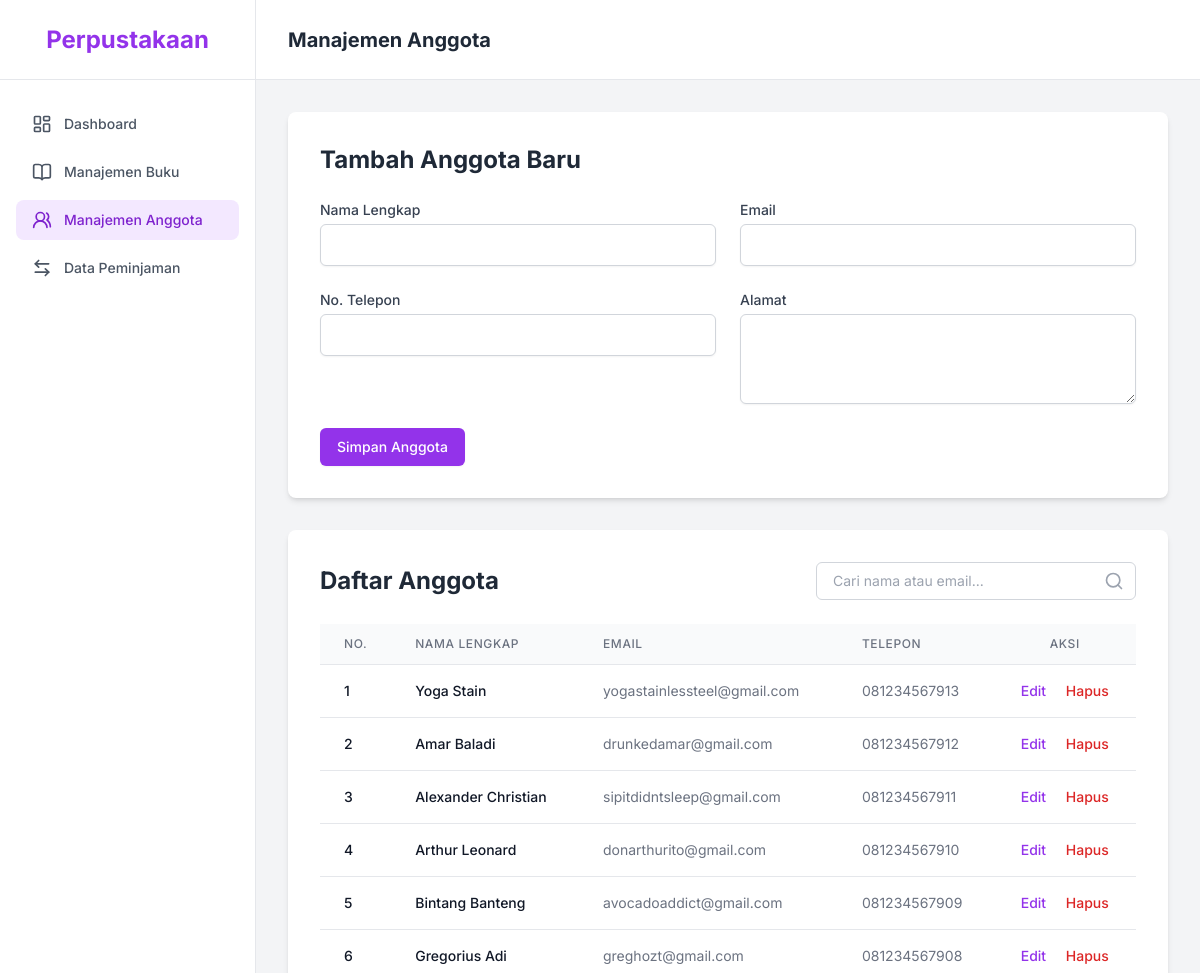
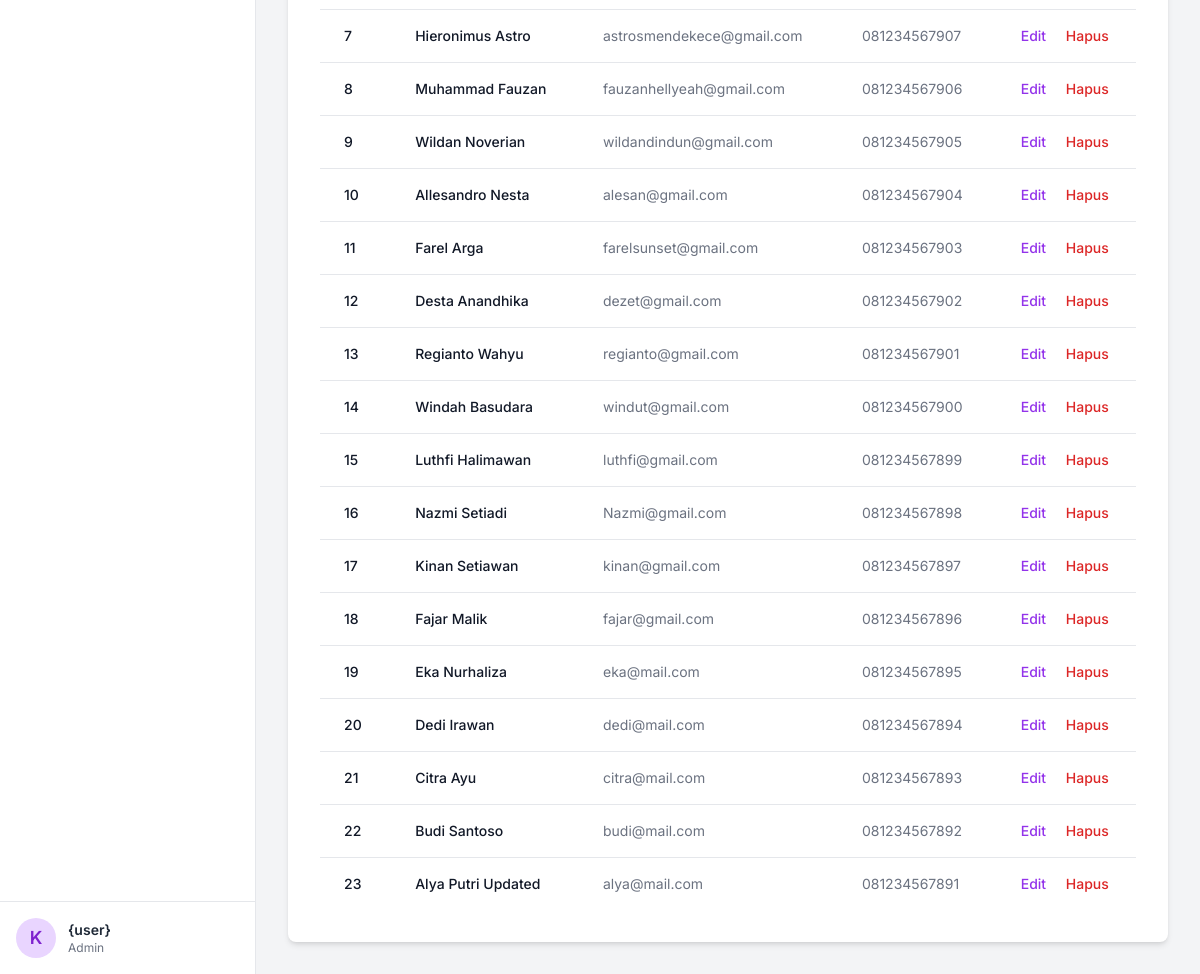
/index.php?page=anggota, run on the app's committed database (2 pictures, top to bottom).
### tables this page shows
CREATE TABLE `members` (
  `id` int(11) NOT NULL,
  `full_name` varchar(255) DEFAULT NULL,
  `email` varchar(100) DEFAULT NULL,
  `phone` varchar(20) DEFAULT NULL,
  `address` text DEFAULT NULL
);

### pages/anggota.php (the view, shortened to what this page needs)
<?php
$full_name = '';
$email = '';
$phone = '';
$address = '';
$is_edit = false;
$search_keyword = isset($_GET['search']) ? mysqli_real_escape_string($koneksi, $_GET['search']) : '';
$page_num = isset($_GET['p']) ? (int)$_GET['p'] : 1;
$limit = 100;
$offset = ($page_num - 1) * $limit;
$where_clause = "";
$data_query = "SELECT * FROM members $where_clause ORDER BY id DESC LIMIT $limit OFFSET $offset";
$result = mysqli_query($koneksi, $data_query);
?>
<div class="bg-white p-8 rounded-lg shadow-md mb-8">
    <h2 class="text-2xl font-bold text-gray-800 mb-6"><?php echo $is_edit ? 'Edit Anggota' : 'Tambah Anggota Baru'; ?></h2>
    <form action="index.php?page=anggota" method="POST">
        <div class="grid grid-cols-1 md:grid-cols-2 gap-6">
            <div>
                <label for="full_name" class="block text-sm font-medium text-gray-700">Nama Lengkap</label>
                <input type="text" name="full_name" value="<?php echo htmlspecialchars($full_name); ?>" class="mt-1 block w-full px-3 py-2 border border-gray-300 rounded-md shadow-sm" required>
            </div>
            <div>
                <label for="email" class="block text-sm font-medium text-gray-700">Email</label>
                <input type="email" name="email" value="<?php echo htmlspecialchars($email); ?>" class="mt-1 block w-full px-3 py-2 border border-gray-300 rounded-md shadow-sm" required>
            </div>
            <div>
                <label for="phone" class="block text-sm font-medium text-gray-700">No. Telepon</label>
                <input type="text" name="phone" value="<?php echo htmlspecialchars($phone); ?>" class="mt-1 block w-full px-3 py-2 border border-gray-300 rounded-md shadow-sm" required>
            </div>
            <div>
                <label for="address" class="block text-sm font-medium text-gray-700">Alamat</label>
                <textarea name="address" rows="3" class="mt-1 block w-full px-3 py-2 border border-gray-300 rounded-md shadow-sm" required><?php echo htmlspecialchars($address); ?></textarea>
            </div>
        </div>
        <div class="mt-6 flex items-center space-x-4">
            <button type="submit" class="inline-flex justify-center py-2 px-4 border border-transparent shadow-sm text-sm font-medium rounded-md text-white bg-purple-600 hover:bg-purple-700">
                <?php echo $is_edit ? 'Update Anggota' : 'Simpan Anggota'; ?>
            </button>
        </div>
    </form>
</div>
<div class="bg-white p-8 rounded-lg shadow-md">
    <div class="flex flex-col md:flex-row justify-between items-center mb-6">
        <h2 class="text-2xl font-bold text-gray-800">Daftar Anggota</h2>
        <form action="index.php" method="GET" class="mt-4 md:mt-0">
            <div class="relative">
                <input type="text" name="search" placeholder="Cari nama atau email..." value="<?php echo htmlspecialchars($search_keyword); ?>" class="block w-full md:w-80 px-4 py-2 pr-10 text-sm text-gray-900 border border-gray-300 rounded-md">
                <button type="submit" class="absolute inset-y-0 right-0 flex items-center pr-3">
                    <i data-lucide="search" class="w-5 h-5 text-gray-400"></i>
                </button>
            </div>
        </form>
    </div>
    <div class="overflow-x-auto">
        <table class="min-w-full divide-y divide-gray-200">
            <thead class="bg-gray-50">
                <tr>
                    <th class="px-6 py-3 text-left text-xs font-medium text-gray-500 uppercase tracking-wider w-16">No.</th>
                    <th class="px-6 py-3 text-left text-xs font-medium text-gray-500 uppercase tracking-wider">Nama Lengkap</th>
                    <th class="px-6 py-3 text-left text-xs font-medium text-gray-500 uppercase tracking-wider">Email</th>
                    <th class="px-6 py-3 text-left text-xs font-medium text-gray-500 uppercase tracking-wider">Telepon</th>
                    <th class="px-6 py-3 text-center text-xs font-medium text-gray-500 uppercase tracking-wider">Aksi</th>
                </tr>
            </thead>
            <tbody class="bg-white divide-y divide-gray-200">
                <?php
                if (mysqli_num_rows($result) > 0) :
                    $nomor = $offset + 1;
                    while ($row = mysqli_fetch_assoc($result)) :
                ?>
                        <tr>
                            <td class="px-6 py-4 whitespace-nowrap text-sm font-medium text-gray-900"><?php echo $nomor++; ?></td>
                            <td class="px-6 py-4 whitespace-nowrap text-sm font-medium text-gray-900"><?php echo htmlspecialchars($row['full_name']); ?></td>
                            <td class="px-6 py-4 whitespace-nowrap text-sm text-gray-500"><?php echo htmlspecialchars($row['email']); ?></td>
                            <td class="px-6 py-4 whitespace-nowrap text-sm text-gray-500"><?php echo htmlspecialchars($row['phone']); ?></td>
                            <td class="px-6 py-4 whitespace-nowrap text-center text-sm font-medium">
                                <a href="?page=anggota&action=edit&id=<?php echo $row['id']; ?>&p=<?php echo $page_num; ?>&search=<?php echo htmlspecialchars($search_keyword); ?>" class="text-purple-600 hover:text-purple-900 mr-4">Edit</a>
                                <a href="?page=anggota&action=delete&id=<?php echo $row['id']; ?>" class="text-red-600 hover:text-red-900" onclick="return confirm('Yakin mau hapus anggota ini?');">Hapus</a>
                            </td>
                        </tr>
                    <?php
                    endwhile;
                endif; ?>
            </tbody>
        </table>
    </div>
</div>

### index.php (shortened to what this page needs)
<?php
$page = isset($_GET['page']) ? $_GET['page'] : 'dashboard';
if ($page == 'dashboard') {
    $page_title = 'Dashboard';
} else {
    $page_title = 'Manajemen ' . ucfirst(str_replace('_', ' ', $page));
}
?>
<!DOCTYPE html>
<html lang="id">
<head>
    <script src="https://cdn.tailwindcss.com"></script>
    <link rel="stylesheet" href="https://cdn.jsdelivr.net/npm/sweetalert2@11/dist/sweetalert2.min.css">
</head>
<body class="bg-gray-50 text-gray-800">
    <div class="flex h-screen">
        <aside class="w-64 flex-shrink-0 bg-white border-r border-gray-200 flex flex-col">
            <div class="h-20 flex items-center justify-center border-b border-gray-200">
                <a href="index.php" class="text-2xl font-bold text-purple-600">
                    Perpustakaan
                </a>
            </div>
            <nav class="flex-1 px-4 py-6 space-y-2">
                <?php
                    $menuItems = [
                        'dashboard' => ['icon' => '<i data-lucide="layout-dashboard" class="w-5 h-5"></i>', 'label' => 'Dashboard'],
                        'buku' => ['icon' => '<i data-lucide="book-open" class="w-5 h-5"></i>', 'label' => 'Manajemen Buku'],
                        'anggota' => ['icon' => '<i data-lucide="users-2" class="w-5 h-5"></i>', 'label' => 'Manajemen Anggota'],
                        'peminjaman' => ['icon' => '<i data-lucide="arrow-left-right" class="w-5 h-5"></i>', 'label' => 'Data Peminjaman']
                    ];
                    foreach ($menuItems as $key => $item) {
                        $isActive = ($page == $key);
                        $linkClass = $isActive
                            ? 'bg-purple-100 text-purple-700'
                            : 'text-gray-600 hover:bg-gray-100 hover:text-gray-900';
                        echo "<a href='index.php?page={$key}' class='flex items-center px-4 py-2.5 text-sm font-medium rounded-lg transition-colors duration-200 {$linkClass}'>";
                        echo "<span class='mr-3'>{$item['icon']}</span>";
                        echo $item['label'];
                        echo "</a>";
                    }
                ?>
            </nav>
            <div class="p-4 border-t border-gray-200">
                <div class="flex items-center space-x-3">
                    <div class="w-10 h-10 rounded-full bg-purple-200 flex items-center justify-center">
                        <span class="text-lg font-semibold text-purple-700">K</span>
                    </div>
                    <div>
                        <p class="text-sm font-semibold text-gray-800">{user}</p>
                        <p class="text-xs text-gray-500">Admin</p>
                    </div>
                </div>
            </div>
        </aside>
        <div class="flex-1 flex flex-col overflow-hidden">
            <header class="h-20 bg-white border-b border-gray-200 flex items-center justify-between px-8">
                <h1 class="text-xl font-bold text-gray-800"><?php echo $page_title; ?></h1>
            </header>
            <main class="flex-1 overflow-y-auto bg-gray-100">
                <div class="p-8">
                    <?php
                    $file_path = "pages/{$page}.php";
                    if (file_exists($file_path)) {
                        include $file_path;
                    } else {
                        echo "<div class='text-center p-16'><h1 class='text-4xl font-bold text-gray-400'>404 - Halaman Tidak Ditemukan</h1></div>";
                    }
                    ?>
                </div>
            </main>
        </div>
    </div>
</body>
</html>

### index.php (style rules this page uses)
body { font-family: 'Inter', sans-serif; }

### data on the page
members: full_name "Yoga Stain", email "yogastainlessteel@gmail.com", phone "081234567913"
members: full_name "Amar Baladi", email "drunkedamar@gmail.com", phone "081234567912"
members: full_name "Alexander Christian", email "sipitdidntsleep@gmail.com", phone "081234567911"
members: full_name "Arthur Leonard", email "donarthurito@gmail.com", phone "081234567910"
members: full_name "Bintang Banteng", email "avocadoaddict@gmail.com", phone "081234567909"
members: full_name "Gregorius Adi", email "greghozt@gmail.com", phone "081234567908"
members: full_name "Hieronimus Astro", email "astrosmendekece@gmail.com", phone "081234567907"
members: full_name "Muhammad Fauzan", email "fauzanhellyeah@gmail.com", phone "081234567906"
members: full_name "Wildan Noverian", email "wildandindun@gmail.com", phone "081234567905"
members: full_name "Allesandro Nesta", email "alesan@gmail.com", phone "081234567904"
members: full_name "Farel Arga", email "farelsunset@gmail.com", phone "081234567903"
members: full_name "Desta Anandhika", email "dezet@gmail.com", phone "081234567902"
members: full_name "Regianto Wahyu", email "regianto@gmail.com", phone "081234567901"
members: full_name "Windah Basudara", email "windut@gmail.com", phone "081234567900"
members: full_name "Luthfi Halimawan", email "luthfi@gmail.com", phone "081234567899"
members: full_name "Nazmi Setiadi", email "Nazmi@gmail.com", phone "081234567898"
members: full_name "Kinan Setiawan", email "kinan@gmail.com", phone "081234567897"
members: full_name "Fajar Malik", email "fajar@gmail.com", phone "081234567896"
members: full_name "Eka Nurhaliza", email "eka@mail.com", phone "081234567895"
members: full_name "Dedi Irawan", email "dedi@mail.com", phone "081234567894"
members: full_name "Citra Ayu", email "citra@mail.com", phone "081234567893"
members: full_name "Budi Santoso", email "budi@mail.com", phone "081234567892"
members: full_name "Alya Putri Updated", email "alya@mail.com", phone "081234567891"

### other printed values
$item['label'] "Dashboard"
$item['label'] "Manajemen Buku"
$item['label'] "Manajemen Anggota"
$item['label'] "Data Peminjaman"
$page_title "Manajemen Anggota"
